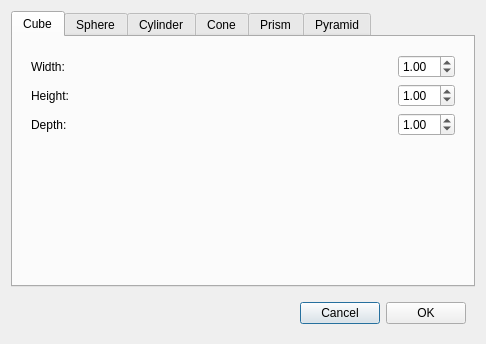
<?xml version="1.0" encoding="UTF-8"?>
<ui version="4.0">
 <class>CreateDialog</class>
 <widget class="QDialog" name="CreateDialog">
  <property name="geometry">
   <rect>
    <x>0</x>
    <y>0</y>
    <width>486</width>
    <height>344</height>
   </rect>
  </property>
  <property name="windowTitle">
   <string>Dialog</string>
  </property>
  <layout class="QVBoxLayout" name="verticalLayout">
   <item>
    <widget class="QTabWidget" name="tabWidget">
     <property name="currentIndex">
      <number>0</number>
     </property>
     <widget class="QWidget" name="cubeTab">
      <attribute name="title">
       <string>Cube</string>
      </attribute>
      <layout class="QVBoxLayout" name="verticalLayout_2">
       <item>
        <widget class="QWidget" name="widget_2" native="true">
         <layout class="QHBoxLayout" name="horizontalLayout_2">
          <property name="bottomMargin">
           <number>0</number>
          </property>
          <item>
           <widget class="QLabel" name="label">
            <property name="text">
             <string>Width: </string>
            </property>
           </widget>
          </item>
          <item>
           <spacer name="horizontalSpacer_2">
            <property name="orientation">
             <enum>Qt::Horizontal</enum>
            </property>
            <property name="sizeHint" stdset="0">
             <size>
              <width>40</width>
              <height>20</height>
             </size>
            </property>
           </spacer>
          </item>
          <item>
           <widget class="QDoubleSpinBox" name="cubeWidthSpin">
            <property name="minimum">
             <double>0.100000000000000</double>
            </property>
            <property name="maximum">
             <double>10.000000000000000</double>
            </property>
            <property name="value">
             <double>1.000000000000000</double>
            </property>
           </widget>
          </item>
         </layout>
        </widget>
       </item>
       <item>
        <widget class="QWidget" name="widget_3" native="true">
         <layout class="QHBoxLayout" name="horizontalLayout_3">
          <property name="topMargin">
           <number>0</number>
          </property>
          <property name="bottomMargin">
           <number>0</number>
          </property>
          <item>
           <widget class="QLabel" name="label_2">
            <property name="text">
             <string>Height: </string>
            </property>
           </widget>
          </item>
          <item>
           <spacer name="horizontalSpacer_3">
            <property name="orientation">
             <enum>Qt::Horizontal</enum>
            </property>
            <property name="sizeHint" stdset="0">
             <size>
              <width>40</width>
              <height>20</height>
             </size>
            </property>
           </spacer>
          </item>
          <item>
           <widget class="QDoubleSpinBox" name="cubeHeightSpin">
            <property name="minimum">
             <double>0.100000000000000</double>
            </property>
            <property name="maximum">
             <double>10.000000000000000</double>
            </property>
            <property name="value">
             <double>1.000000000000000</double>
            </property>
           </widget>
          </item>
         </layout>
        </widget>
       </item>
       <item>
        <widget class="QWidget" name="widget_4" native="true">
         <layout class="QHBoxLayout" name="horizontalLayout_4">
          <property name="topMargin">
           <number>0</number>
          </property>
          <property name="bottomMargin">
           <number>0</number>
          </property>
          <item>
           <widget class="QLabel" name="label_3">
            <property name="text">
             <string>Depth: </string>
            </property>
           </widget>
          </item>
          <item>
           <spacer name="horizontalSpacer_4">
            <property name="orientation">
             <enum>Qt::Horizontal</enum>
            </property>
            <property name="sizeHint" stdset="0">
             <size>
              <width>40</width>
              <height>20</height>
             </size>
            </property>
           </spacer>
          </item>
          <item>
           <widget class="QDoubleSpinBox" name="depthSpin">
            <property name="minimum">
             <double>0.100000000000000</double>
            </property>
            <property name="maximum">
             <double>10.000000000000000</double>
            </property>
            <property name="value">
             <double>1.000000000000000</double>
            </property>
           </widget>
          </item>
         </layout>
        </widget>
       </item>
       <item>
        <spacer name="verticalSpacer">
         <property name="orientation">
          <enum>Qt::Vertical</enum>
         </property>
         <property name="sizeHint" stdset="0">
          <size>
           <width>20</width>
           <height>40</height>
          </size>
         </property>
        </spacer>
       </item>
      </layout>
     </widget>
     <widget class="QWidget" name="sphereTab">
      <attribute name="title">
       <string>Sphere</string>
      </attribute>
      <layout class="QVBoxLayout" name="verticalLayout_3">
       <item>
        <widget class="QWidget" name="widget_7" native="true">
         <layout class="QHBoxLayout" name="horizontalLayout_7">
          <property name="bottomMargin">
           <number>0</number>
          </property>
          <item>
           <widget class="QLabel" name="label_6">
            <property name="text">
             <string>Radius: </string>
            </property>
           </widget>
          </item>
          <item>
           <spacer name="horizontalSpacer_7">
            <property name="orientation">
             <enum>Qt::Horizontal</enum>
            </property>
            <property name="sizeHint" stdset="0">
             <size>
              <width>40</width>
              <height>20</height>
             </size>
            </property>
           </spacer>
          </item>
          <item>
           <widget class="QDoubleSpinBox" name="sphereRadiusSpin">
            <property name="minimum">
             <double>0.100000000000000</double>
            </property>
            <property name="maximum">
             <double>10.000000000000000</double>
            </property>
            <property name="value">
             <double>1.000000000000000</double>
            </property>
           </widget>
          </item>
         </layout>
        </widget>
       </item>
       <item>
        <widget class="QWidget" name="widget_5" native="true">
         <layout class="QHBoxLayout" name="horizontalLayout_5">
          <property name="topMargin">
           <number>0</number>
          </property>
          <property name="bottomMargin">
           <number>0</number>
          </property>
          <item>
           <widget class="QLabel" name="label_4">
            <property name="text">
             <string>Slices: </string>
            </property>
           </widget>
          </item>
          <item>
           <spacer name="horizontalSpacer_5">
            <property name="orientation">
             <enum>Qt::Horizontal</enum>
            </property>
            <property name="sizeHint" stdset="0">
             <size>
              <width>40</width>
              <height>20</height>
             </size>
            </property>
           </spacer>
          </item>
          <item>
           <widget class="QSpinBox" name="sphereSlicesSpin">
            <property name="minimum">
             <number>3</number>
            </property>
            <property name="maximum">
             <number>256</number>
            </property>
            <property name="value">
             <number>16</number>
            </property>
           </widget>
          </item>
         </layout>
        </widget>
       </item>
       <item>
        <widget class="QWidget" name="widget_6" native="true">
         <layout class="QHBoxLayout" name="horizontalLayout_6">
          <property name="topMargin">
           <number>0</number>
          </property>
          <property name="bottomMargin">
           <number>0</number>
          </property>
          <item>
           <widget class="QLabel" name="label_5">
            <property name="text">
             <string>Stacks: </string>
            </property>
           </widget>
          </item>
          <item>
           <spacer name="horizontalSpacer_6">
            <property name="orientation">
             <enum>Qt::Horizontal</enum>
            </property>
            <property name="sizeHint" stdset="0">
             <size>
              <width>40</width>
              <height>20</height>
             </size>
            </property>
           </spacer>
          </item>
          <item>
           <widget class="QSpinBox" name="sphereStacksSpin">
            <property name="minimum">
             <number>2</number>
            </property>
            <property name="maximum">
             <number>256</number>
            </property>
            <property name="singleStep">
             <number>2</number>
            </property>
            <property name="value">
             <number>8</number>
            </property>
           </widget>
          </item>
         </layout>
        </widget>
       </item>
       <item>
        <spacer name="verticalSpacer_2">
         <property name="orientation">
          <enum>Qt::Vertical</enum>
         </property>
         <property name="sizeHint" stdset="0">
          <size>
           <width>20</width>
           <height>85</height>
          </size>
         </property>
        </spacer>
       </item>
      </layout>
     </widget>
     <widget class="QWidget" name="cylinderTab">
      <attribute name="title">
       <string>Cylinder</string>
      </attribute>
      <layout class="QVBoxLayout" name="verticalLayout_4">
       <item>
        <widget class="QWidget" name="widget_10" native="true">
         <layout class="QHBoxLayout" name="horizontalLayout_10">
          <property name="bottomMargin">
           <number>0</number>
          </property>
          <item>
           <widget class="QLabel" name="label_9">
            <property name="text">
             <string>Radius: </string>
            </property>
           </widget>
          </item>
          <item>
           <spacer name="horizontalSpacer_10">
            <property name="orientation">
             <enum>Qt::Horizontal</enum>
            </property>
            <property name="sizeHint" stdset="0">
             <size>
              <width>40</width>
              <height>20</height>
             </size>
            </property>
           </spacer>
          </item>
          <item>
           <widget class="QDoubleSpinBox" name="cylinderRadiusSpin">
            <property name="minimum">
             <double>0.100000000000000</double>
            </property>
            <property name="maximum">
             <double>10.000000000000000</double>
            </property>
            <property name="value">
             <double>1.000000000000000</double>
            </property>
           </widget>
          </item>
         </layout>
        </widget>
       </item>
       <item>
        <widget class="QWidget" name="widget_8" native="true">
         <layout class="QHBoxLayout" name="horizontalLayout_8">
          <property name="topMargin">
           <number>0</number>
          </property>
          <property name="bottomMargin">
           <number>0</number>
          </property>
          <item>
           <widget class="QLabel" name="label_7">
            <property name="text">
             <string>Slices: </string>
            </property>
           </widget>
          </item>
          <item>
           <spacer name="horizontalSpacer_8">
            <property name="orientation">
             <enum>Qt::Horizontal</enum>
            </property>
            <property name="sizeHint" stdset="0">
             <size>
              <width>40</width>
              <height>20</height>
             </size>
            </property>
           </spacer>
          </item>
          <item>
           <widget class="QSpinBox" name="cylinderSlicesSpin">
            <property name="minimum">
             <number>3</number>
            </property>
            <property name="maximum">
             <number>256</number>
            </property>
            <property name="value">
             <number>16</number>
            </property>
           </widget>
          </item>
         </layout>
        </widget>
       </item>
       <item>
        <widget class="QWidget" name="widget_9" native="true">
         <layout class="QHBoxLayout" name="horizontalLayout_9">
          <property name="topMargin">
           <number>0</number>
          </property>
          <property name="bottomMargin">
           <number>0</number>
          </property>
          <item>
           <widget class="QLabel" name="label_8">
            <property name="text">
             <string>Height: </string>
            </property>
           </widget>
          </item>
          <item>
           <spacer name="horizontalSpacer_9">
            <property name="orientation">
             <enum>Qt::Horizontal</enum>
            </property>
            <property name="sizeHint" stdset="0">
             <size>
              <width>40</width>
              <height>20</height>
             </size>
            </property>
           </spacer>
          </item>
          <item>
           <widget class="QDoubleSpinBox" name="cylinderHeightSpin">
            <property name="minimum">
             <double>0.100000000000000</double>
            </property>
            <property name="maximum">
             <double>10.000000000000000</double>
            </property>
            <property name="value">
             <double>1.000000000000000</double>
            </property>
           </widget>
          </item>
         </layout>
        </widget>
       </item>
       <item>
        <spacer name="verticalSpacer_3">
         <property name="orientation">
          <enum>Qt::Vertical</enum>
         </property>
         <property name="sizeHint" stdset="0">
          <size>
           <width>20</width>
           <height>85</height>
          </size>
         </property>
        </spacer>
       </item>
      </layout>
     </widget>
     <widget class="QWidget" name="coneTab">
      <attribute name="title">
       <string>Cone</string>
      </attribute>
      <layout class="QVBoxLayout" name="verticalLayout_5">
       <item>
        <widget class="QWidget" name="widget_13" native="true">
         <layout class="QHBoxLayout" name="horizontalLayout_13">
          <property name="bottomMargin">
           <number>0</number>
          </property>
          <item>
           <widget class="QLabel" name="label_12">
            <property name="text">
             <string>Radius: </string>
            </property>
           </widget>
          </item>
          <item>
           <spacer name="horizontalSpacer_13">
            <property name="orientation">
             <enum>Qt::Horizontal</enum>
            </property>
            <property name="sizeHint" stdset="0">
             <size>
              <width>40</width>
              <height>20</height>
             </size>
            </property>
           </spacer>
          </item>
          <item>
           <widget class="QDoubleSpinBox" name="coneRadiusSpin">
            <property name="minimum">
             <double>0.100000000000000</double>
            </property>
            <property name="maximum">
             <double>10.000000000000000</double>
            </property>
            <property name="value">
             <double>1.000000000000000</double>
            </property>
           </widget>
          </item>
         </layout>
        </widget>
       </item>
       <item>
        <widget class="QWidget" name="widget_11" native="true">
         <layout class="QHBoxLayout" name="horizontalLayout_11">
          <property name="topMargin">
           <number>0</number>
          </property>
          <property name="bottomMargin">
           <number>0</number>
          </property>
          <item>
           <widget class="QLabel" name="label_10">
            <property name="text">
             <string>Slices: </string>
            </property>
           </widget>
          </item>
          <item>
           <spacer name="horizontalSpacer_11">
            <property name="orientation">
             <enum>Qt::Horizontal</enum>
            </property>
            <property name="sizeHint" stdset="0">
             <size>
              <width>40</width>
              <height>20</height>
             </size>
            </property>
           </spacer>
          </item>
          <item>
           <widget class="QSpinBox" name="coneSlicesSpin">
            <property name="minimum">
             <number>3</number>
            </property>
            <property name="maximum">
             <number>256</number>
            </property>
            <property name="value">
             <number>16</number>
            </property>
           </widget>
          </item>
         </layout>
        </widget>
       </item>
       <item>
        <widget class="QWidget" name="widget_12" native="true">
         <layout class="QHBoxLayout" name="horizontalLayout_12">
          <property name="topMargin">
           <number>0</number>
          </property>
          <property name="bottomMargin">
           <number>0</number>
          </property>
          <item>
           <widget class="QLabel" name="label_11">
            <property name="text">
             <string>Height: </string>
            </property>
           </widget>
          </item>
          <item>
           <spacer name="horizontalSpacer_12">
            <property name="orientation">
             <enum>Qt::Horizontal</enum>
            </property>
            <property name="sizeHint" stdset="0">
             <size>
              <width>40</width>
              <height>20</height>
             </size>
            </property>
           </spacer>
          </item>
          <item>
           <widget class="QDoubleSpinBox" name="coneHeightSpin">
            <property name="minimum">
             <double>0.100000000000000</double>
            </property>
            <property name="maximum">
             <double>10.000000000000000</double>
            </property>
            <property name="value">
             <double>1.000000000000000</double>
            </property>
           </widget>
          </item>
         </layout>
        </widget>
       </item>
       <item>
        <spacer name="verticalSpacer_4">
         <property name="orientation">
          <enum>Qt::Vertical</enum>
         </property>
         <property name="sizeHint" stdset="0">
          <size>
           <width>20</width>
           <height>85</height>
          </size>
         </property>
        </spacer>
       </item>
      </layout>
     </widget>
     <widget class="QWidget" name="prismTab">
      <attribute name="title">
       <string>Prism</string>
      </attribute>
      <layout class="QVBoxLayout" name="verticalLayout_6">
       <item>
        <widget class="QWidget" name="widget_16" native="true">
         <layout class="QHBoxLayout" name="horizontalLayout_16">
          <property name="bottomMargin">
           <number>0</number>
          </property>
          <item>
           <widget class="QLabel" name="label_15">
            <property name="text">
             <string>Side length: </string>
            </property>
           </widget>
          </item>
          <item>
           <spacer name="horizontalSpacer_16">
            <property name="orientation">
             <enum>Qt::Horizontal</enum>
            </property>
            <property name="sizeHint" stdset="0">
             <size>
              <width>40</width>
              <height>20</height>
             </size>
            </property>
           </spacer>
          </item>
          <item>
           <widget class="QDoubleSpinBox" name="prismSideSpin">
            <property name="minimum">
             <double>0.100000000000000</double>
            </property>
            <property name="maximum">
             <double>10.000000000000000</double>
            </property>
            <property name="value">
             <double>1.000000000000000</double>
            </property>
           </widget>
          </item>
         </layout>
        </widget>
       </item>
       <item>
        <widget class="QWidget" name="widget_14" native="true">
         <layout class="QHBoxLayout" name="horizontalLayout_14">
          <property name="topMargin">
           <number>0</number>
          </property>
          <property name="bottomMargin">
           <number>0</number>
          </property>
          <item>
           <widget class="QLabel" name="label_13">
            <property name="text">
             <string>Length: </string>
            </property>
           </widget>
          </item>
          <item>
           <spacer name="horizontalSpacer_14">
            <property name="orientation">
             <enum>Qt::Horizontal</enum>
            </property>
            <property name="sizeHint" stdset="0">
             <size>
              <width>40</width>
              <height>20</height>
             </size>
            </property>
           </spacer>
          </item>
          <item>
           <widget class="QDoubleSpinBox" name="prismLengthSpin">
            <property name="minimum">
             <double>0.100000000000000</double>
            </property>
            <property name="maximum">
             <double>10.000000000000000</double>
            </property>
            <property name="value">
             <double>1.000000000000000</double>
            </property>
           </widget>
          </item>
         </layout>
        </widget>
       </item>
       <item>
        <spacer name="verticalSpacer_5">
         <property name="orientation">
          <enum>Qt::Vertical</enum>
         </property>
         <property name="sizeHint" stdset="0">
          <size>
           <width>20</width>
           <height>85</height>
          </size>
         </property>
        </spacer>
       </item>
      </layout>
     </widget>
     <widget class="QWidget" name="pyramidTab">
      <attribute name="title">
       <string>Pyramid</string>
      </attribute>
      <layout class="QVBoxLayout" name="verticalLayout_7">
       <item>
        <widget class="QWidget" name="widget_19" native="true">
         <layout class="QHBoxLayout" name="horizontalLayout_19">
          <property name="bottomMargin">
           <number>0</number>
          </property>
          <item>
           <widget class="QLabel" name="label_18">
            <property name="text">
             <string>Side length: </string>
            </property>
           </widget>
          </item>
          <item>
           <spacer name="horizontalSpacer_19">
            <property name="orientation">
             <enum>Qt::Horizontal</enum>
            </property>
            <property name="sizeHint" stdset="0">
             <size>
              <width>40</width>
              <height>20</height>
             </size>
            </property>
           </spacer>
          </item>
          <item>
           <widget class="QDoubleSpinBox" name="pyramidSideSpin">
            <property name="minimum">
             <double>0.100000000000000</double>
            </property>
            <property name="maximum">
             <double>10.000000000000000</double>
            </property>
            <property name="value">
             <double>1.000000000000000</double>
            </property>
           </widget>
          </item>
         </layout>
        </widget>
       </item>
       <item>
        <spacer name="verticalSpacer_6">
         <property name="orientation">
          <enum>Qt::Vertical</enum>
         </property>
         <property name="sizeHint" stdset="0">
          <size>
           <width>20</width>
           <height>85</height>
          </size>
         </property>
        </spacer>
       </item>
      </layout>
     </widget>
    </widget>
   </item>
   <item>
    <widget class="QWidget" name="widget" native="true">
     <layout class="QHBoxLayout" name="horizontalLayout">
      <item>
       <spacer name="horizontalSpacer">
        <property name="orientation">
         <enum>Qt::Horizontal</enum>
        </property>
        <property name="sizeHint" stdset="0">
         <size>
          <width>40</width>
          <height>20</height>
         </size>
        </property>
       </spacer>
      </item>
      <item>
       <widget class="QPushButton" name="cancelButton">
        <property name="text">
         <string>Cancel</string>
        </property>
       </widget>
      </item>
      <item>
       <widget class="QPushButton" name="okButton">
        <property name="text">
         <string>OK</string>
        </property>
       </widget>
      </item>
     </layout>
    </widget>
   </item>
  </layout>
 </widget>
 <resources/>
 <connections/>
</ui>
